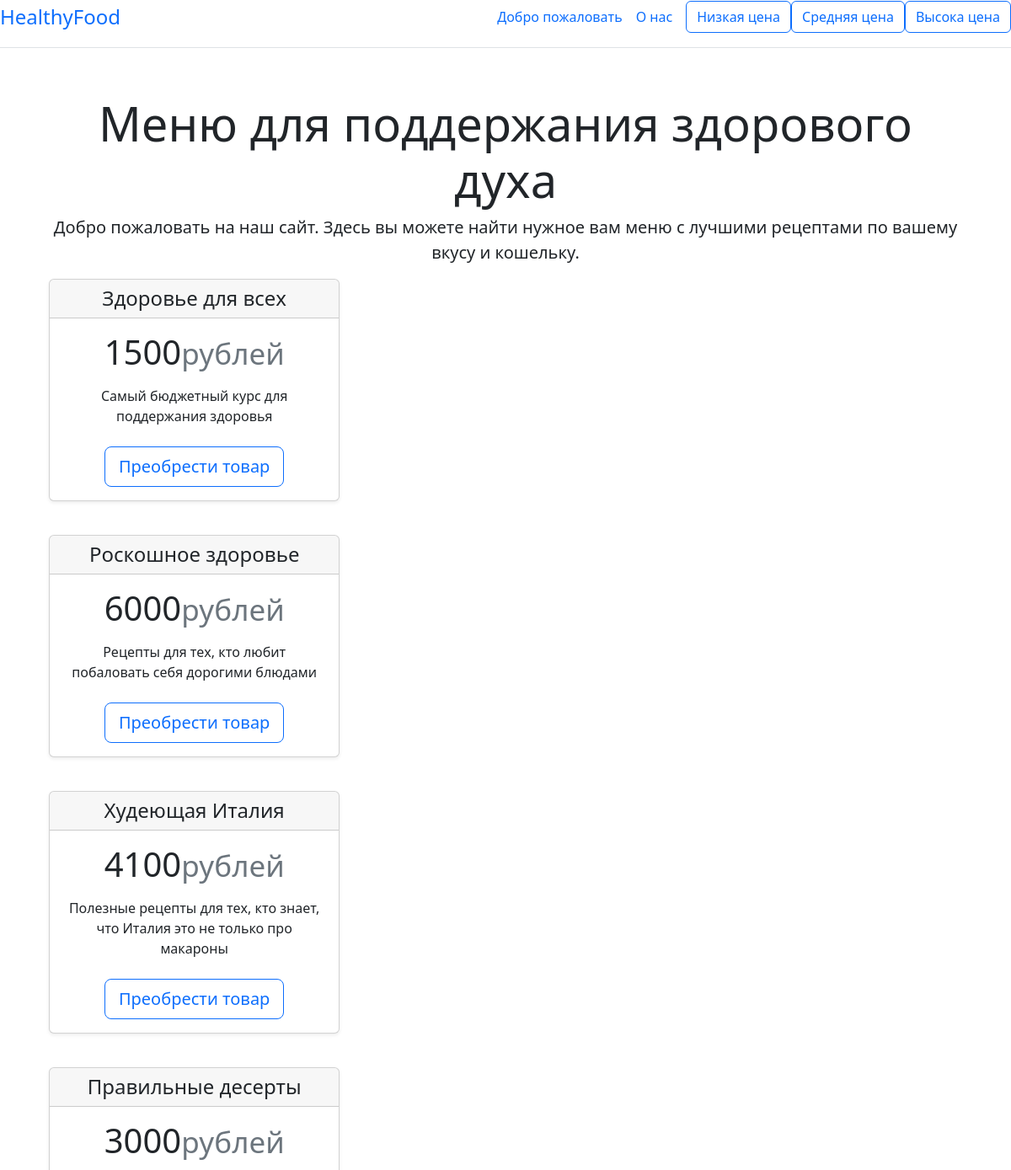
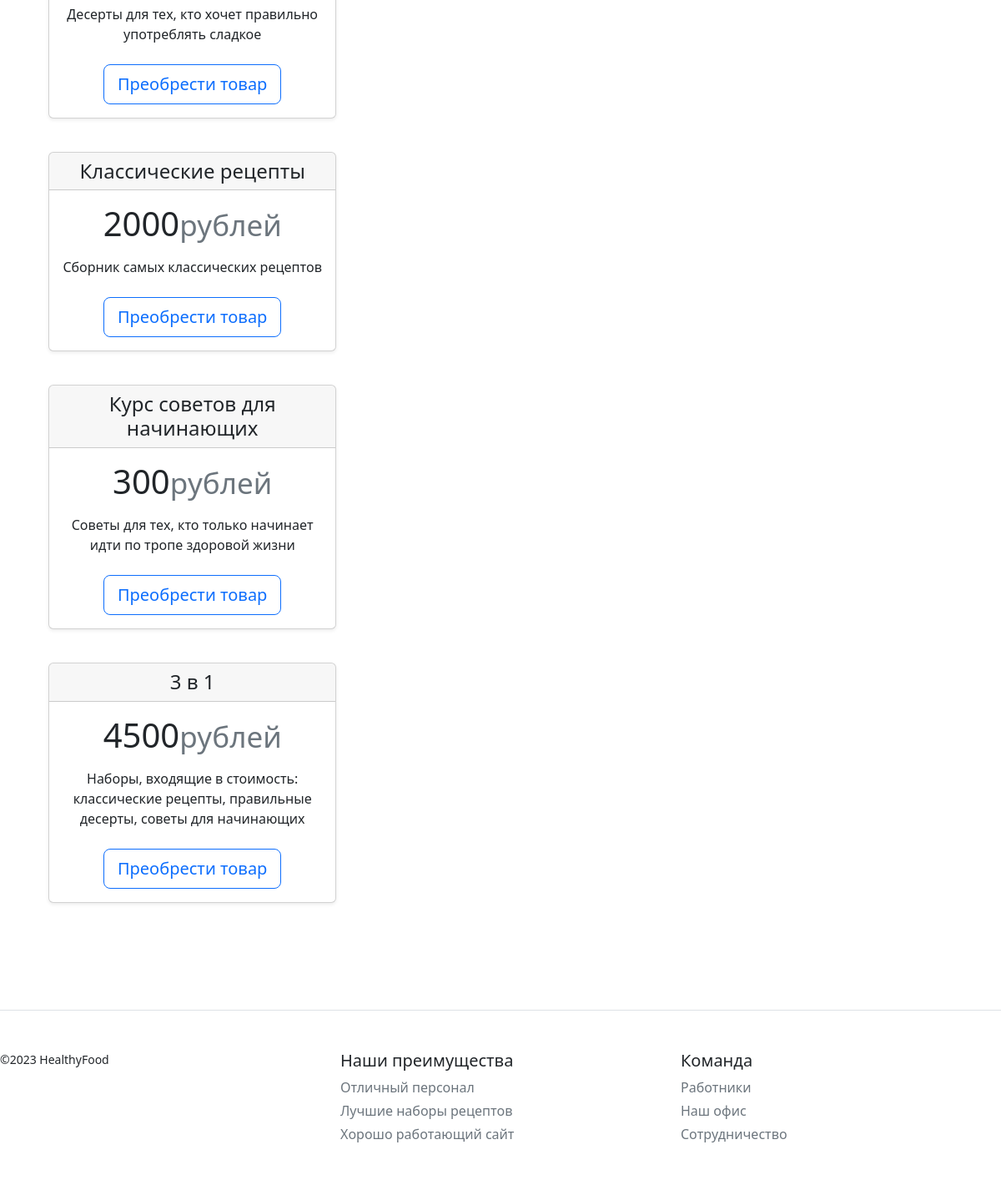
The page / on the database its author committed (2 pictures, top to bottom).
### data/products.py (models this page shows, shortened)
class Product(SqlAlchemyBase):
    __tablename__ = 'products'
    id = sqlalchemy.Column(sqlalchemy.Integer,
                           primary_key=True, autoincrement=True)
    name = sqlalchemy.Column(sqlalchemy.String(100),
                             nullable=False)
    about = sqlalchemy.Column(sqlalchemy.String(100),
                              nullable=False)
    price = sqlalchemy.Column(sqlalchemy.Integer,
                              nullable=False)

### main.py (the view)
@app.route('/')
def main():
    items = db_session.create_session().query(Product).all()
    return render_template('index.html', data=items)

### data/db_session.py (called while the page is built)
def create_session() -> Session:
    global __factory
    return __factory()

### templates/index.html (shortened to what this page needs)
{% extends 'base.html' %}
{% block body %}
<body>
<div class="container py-3">
    <div class="pricing-header p-3 pb-md-4 mx-auto text-center">
        <h1 class="display-4 fw-normal">Меню для поддержания здорового духа</h1>
        <p class="fs-5 text-body-secondary">Добро пожаловать на наш сайт. Здесь вы можете найти нужное вам меню с
            лучшими рецептами по вашему вкусу и кошельку.</p>
        <div class="card-deck mb-3 text-center">
            <div align="center">
                {% for i in data %}
                <main>
                    <div class=container4>
                        <div class="row row-cols-1 row-cols-md-3 mb-3 text-center">
                            <div class="col">
                                <div class="card mb-4 shadow-sm">
                                    <div class="card-header">
                                        <h4 class="my-0 front-weight-normal">{{i.name}}</h4>
                                    </div>
                                    <div class="card-body">
                                        <h1 class="card-title pricing-card-title">{{i.price}}<small
                                                class="text-muted">рублей</small></h1>
                                        <ul class="list-unstyled mt-3 mb-4">
                                            <li>{{i.about}}</li>
                                        </ul>
                                        <a href="/buy" class="btn btn-lg btn-block btn-outline-primary"> Преобрести товар </a>
                                    </div>
                                </div>
                            </div>
                        </div>
                </main>
                {% endfor %}
            </div>
        </div>
    </div>
</div>
</body>
{% endblock %}

### templates/base.html (shortened to what this page needs)
<!DOCTYPE html>
<html lang="en">
<head>
    <link rel="stylesheet" href="https://cdn.jsdelivr.net/npm/bootstrap@5.2.3/dist/css/bootstrap.min.css">
</head>
<body>
<header>
    <div class="d-flex flex-column flex-md-row align-items-center pb-3 mb-4 border-bottom">
      <a href="/" class="d-flex align-items-center link-body-emphasis text-decoration-none">
        <span class="fs-4">HealthyFood</span>
      </a>
      <nav class="d-inline-flex mt-2 mt-md-0 ms-md-auto">
        <a class="me-3 py-2 link-body-emphasis text-decoration-none" href="/">Добро пожаловать</a>
        <a class="me-3 py-2 link-body-emphasis text-decoration-none" href="/info">О нас</a>
      </nav>
        <a class="btn btn-outline-primary" href="/filter_1">Низкая цена</a>
        <a class="btn btn-outline-primary" href="/filter_2">Средняя цена</a>
        <a class="btn btn-outline-primary" href="/filter_3">Высока цена</a>
    </div>
  </header>
{% block body %}{% endblock %}
<footer class="pt-4 my-md-5 pt-md-5 border-top">
    <div class="row">
        <div class="col-12 col-md">
            <small class="d-block mb-3 text-body-secondary">&copy;2023 HealthyFood</small>
        </div>
        <div class="col-6 col-md">
            <h5>Наши преимущества</h5>
            <ul class="list-unstyled text-small">
                <li class="mb-1"><a class="link-secondary text-decoration-none" href="/info">Отличный персонал</a></li>
                <li class="mb-1"><a class="link-secondary text-decoration-none" href="/info">Лучшие наборы рецептов</a></li>
                <li class="mb-1"><a class="link-secondary text-decoration-none" href="/info">Хорошо работающий сайт</a></li>
            </ul>
        </div>
        <div class="col-6 col-md">
            <h5>Команда</h5>
            <ul class="list-unstyled text-small">
                <li class="mb-1"><a class="link-secondary text-decoration-none" href="/info">Работники</a></li>
                <li class="mb-1"><a class="link-secondary text-decoration-none" href="/info">Наш офис</a></li>
                <li class="mb-1"><a class="link-secondary text-decoration-none" href="/info">Сотрудничество</a></li>
            </ul>
        </div>
    </div>
</footer>
</body>
</html>

### rows shown on the page
Product: name "Здоровье для всех", price "1500", about "Самый бюджетный курс для поддержания здоровья"
Product: name "Роскошное здоровье", price "6000", about "Рецепты для тех, кто любит побаловать себя дорогими блюдами"
Product: name "Худеющая Италия", price "4100", about "Полезные рецепты для тех, кто знает, что Италия это не только про макароны"
Product: name "Правильные десерты", price "3000", about "Десерты для тех, кто хочет правильно употреблять сладкое"
Product: name "Классические рецепты", price "2000", about "Сборник самых классических рецептов"
Product: name "Курс советов для начинающих", price "300", about "Советы для тех, кто только начинает идти по тропе здоровой жизни"
Product: name "3 в 1", price "4500", about "Наборы, входящие в стоимость: классические рецепты, правильные десерты, советы для начинающих"
